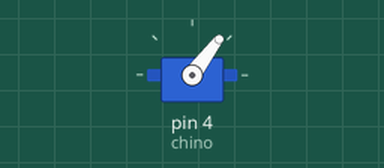
A sketch run on a simulated Arduino Uno, built with avr-gcc and run on an emulated ATmega328P. Parts: servo.

Above: at 0.05 s.
At 0.35 s:
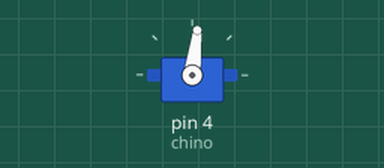
At 0.65 s:
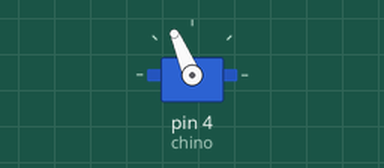
At 1.25 s:
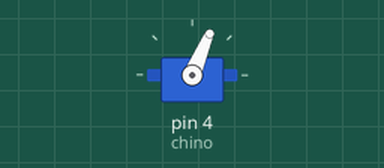
Timing chart, 0 to 3.2 s (numbered marks = the images above):
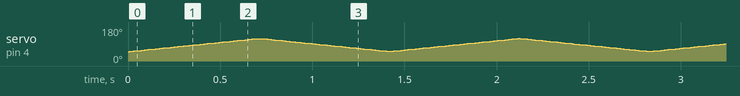

The sketch:

servo1.2.ino
```cpp
#include "Servo.h"
Servo chino;


void setup() {
  chino.attach(4);

}

void loop() {

  for(int i=50;i<120;i++){

    chino.write(i);
    delay(10);
  }
  for(int i=120;i>50;i--){

    chino.write(i);
    delay(10);

  }
}
```
